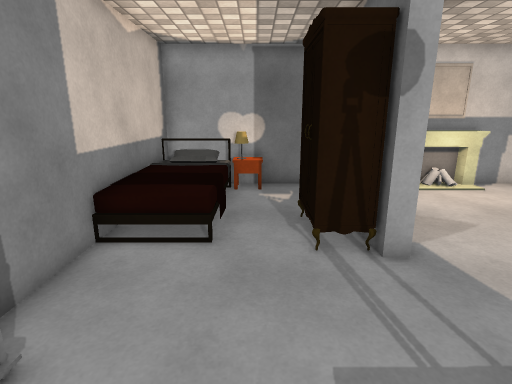
view 1 (above)

12 first-person views from a walk through a scene from a Unity 3-D project. The camera is 1.5 m above the floor, tilts 14° down and sees 80° across. The floor is counted in squares, 0.5 m on a side. Each view is taken from the middle of a square. On the plan, view 1 faces up. The plan holds only what a view shows up to about 20 squares ahead; the rest is blank. The player is left out. Some surface patterns are stand-ins.

view 2
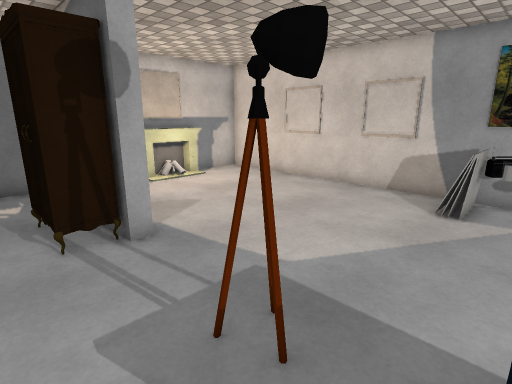

view 3
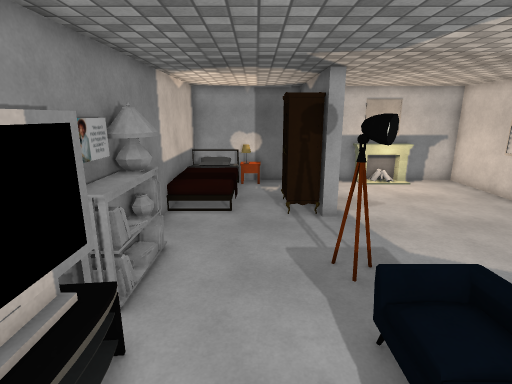

view 4
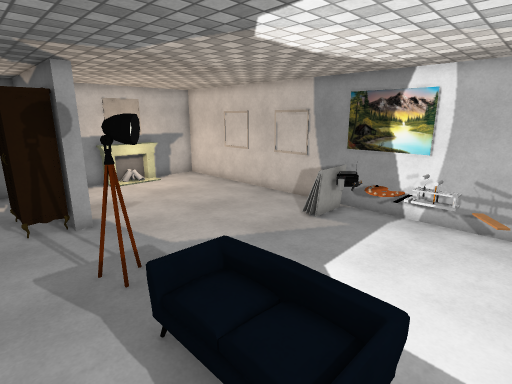

view 5
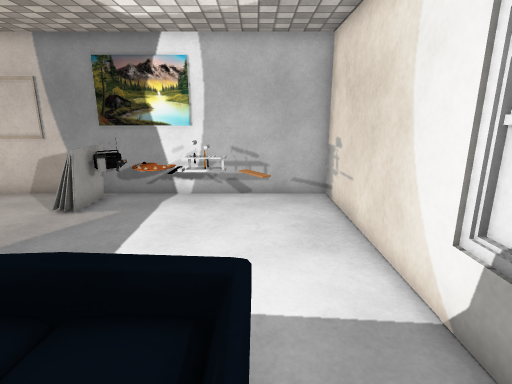

view 6
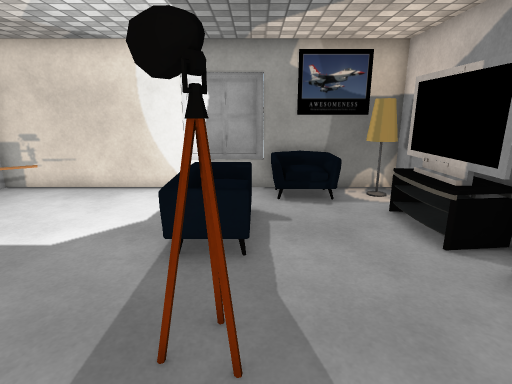

view 7
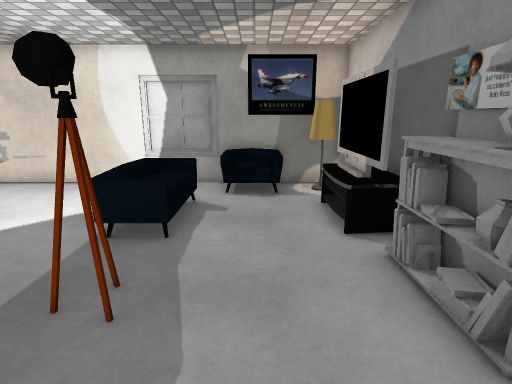

view 8
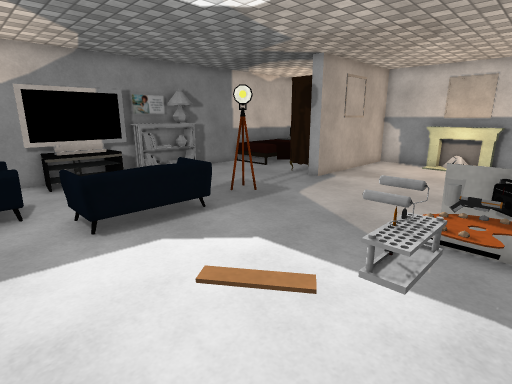

view 9
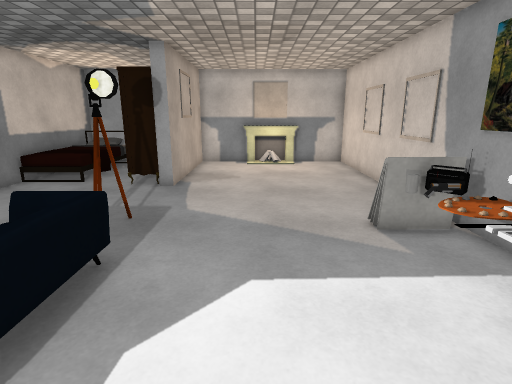

view 10
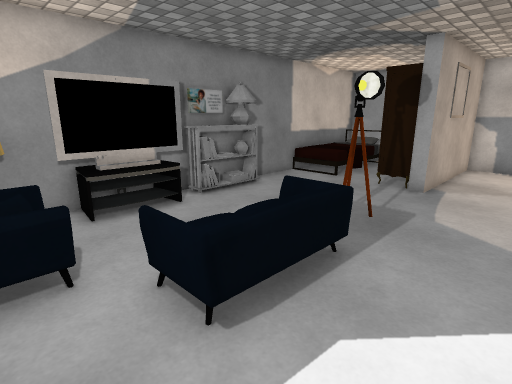

view 11
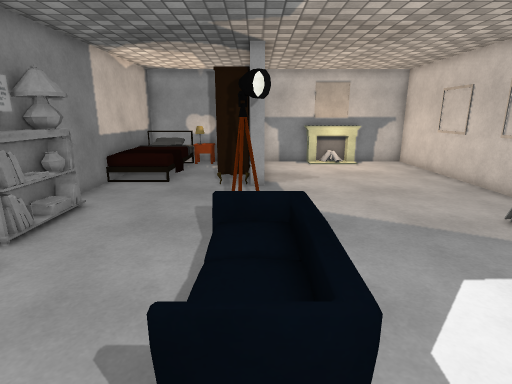

view 12
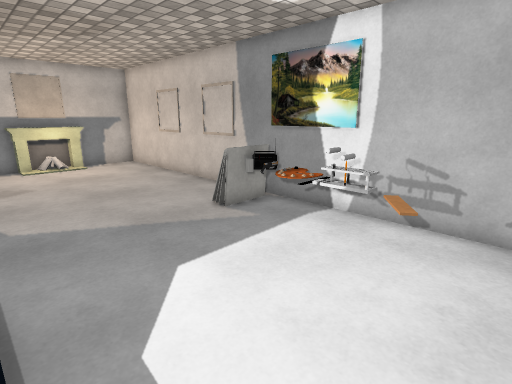

### Floor plan
Points are (right, up) in squares from view 1. A wall is a line through its corners. A room is listed if a view was taken in it or the views show most of it. See-through windows are left out.
Room 1 (views 1, 2, 3, 4, 5, 6, 7, 8, 9, 10, 11, 12)
walls: (3.4, 6.5) (3.4, 6.1) (2.8, 6.1) (2.8, 6.5); (-3.7, 1.6) (-3.7, -0.1); (2.8, 13.6) (-3.9, 13.6) (-3.9, -7.8) (2.5, -7.8); (4.4, -7.8) (12.8, -7.8) (12.8, 13.6) (3.4, 13.6) (3.4, 8.4)
low walls: (11.4, 1.3) (10.2, 1.3); (11.8, 1) (10.2, 1); (12.3, 0.7) (10.3, 0.6) (10.3, 1.4); (10.6, -4) (10.6, -3.5); (11.1, -3.5) (11.1, -4) (11.1, -3.5); (9.3, -5.2) (10.5, -4.4); (11.1, -4) (10.6, -4); (10.6, -4.7) (9.5, -5.5)
objects: other object (-3, -7) to (-2, -6); other object (-3, -5) to (-3, -1); other object (-3, 0) to (-3, 3); other object (-2, -4) to (-2, -2); other object (-1, -7) to (-1, -6); other object (-1, 7); other object (-1, 10) to (-1, 12); other object (-1, 13) to (0, 13); other object (0, 12); other object (1, -7) to (1, -6); other object (1, 6) to (3, 9); other object (2, -5) to (4, -1); other object (2, 1) to (3, 2); other object (6, 13) to (10, 13); other object (10, -2) to (12, -2); other object (11, -3); other object (11, -1); other object (11, 0) to (12, 0); other object (12, -1)

Where each view was taken, in squares from view 1:
view 1: 0 up, 0 right, facing up
view 2: 1 down, 0 right, facing up-right
view 3: 6 down, 0 right, facing up
view 4: 6 down, 0 right, facing up-right
view 5: 5 down, 1 right, facing right
view 6: 5 up, 2 right, facing down
view 7: 6 up, 0 right, facing down
view 8: 7 down, 12 right, facing up-left
view 9: 7 down, 7 right, facing up
view 10: 7 down, 7 right, facing up-left
view 11: 7 down, 3 right, facing up
view 12: 7 down, 4 right, facing up-right
